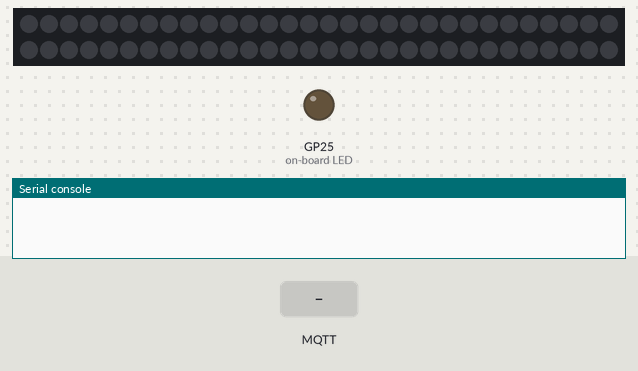
Bench run of a program on a simulated Raspberry Pi Pico running MicroPython. Shown: 60 RGB LEDs in strip order, left to right, continuing on the next row, output pins drawn as LEDs (lit = HIGH), the last lines printed to the serial console. Dashed ring = blinking. The test bench sets the inputs (shaded band). No MQTT or app messages arrive unless stated.

Above: at 1.2 s.
1.3 s: MQTT message "1" arrives on the first subscribed topic
At 1.76 s:
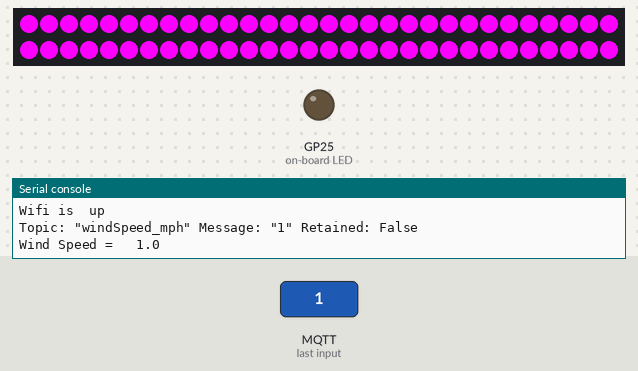
At 2.4 s:
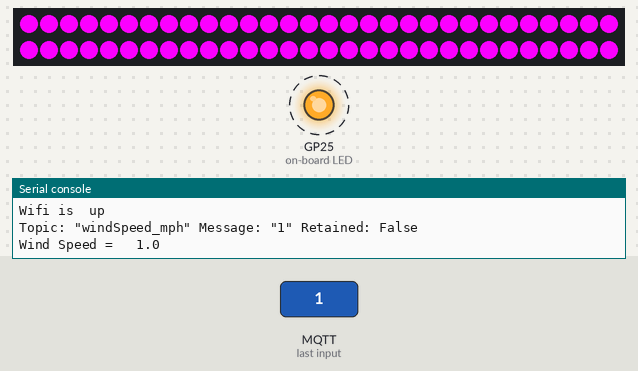
4.3 s: MQTT message "0" arrives on the first subscribed topic
At 5.7 s:
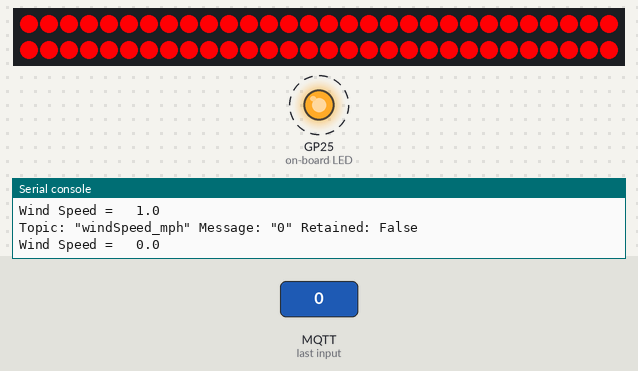
Timing chart, 0 to 14.8 s (numbered marks = the images above; inputs shaded):
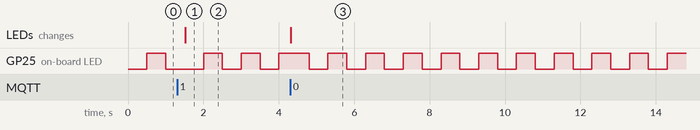

The program:

MQTT_Plasma_Stick_2040W.py
```python
import plasma
from plasma import plasma_stick
import machine
import time
from mqtt_as import MQTTClient, config
from config import wifi_led, blue_led  # Local definitions
import uasyncio as asyncio
from time import sleep


# Set how many LEDs you have
NUM_LEDS = 60

BRIGHTNESS = 1.0

MQTT_Topic = "windSpeed_mph" #Edit for Your Own Feed

# The range of readings that we want to map to colours

MIN = 0
MAX = 6

# pick what bits of the colour wheel to use (from 0-360°)
# https://www.cssscript.com/demo/hsv-hsl-color-wheel-picker-reinvented/

HUE_START = 0  # blue
HUE_END = 359  # red

# WS2812 / NeoPixel™ LEDs  - Note - Order may need editing accoring to your LED - ie GRB, RGB etc
led_strip = plasma.WS2812(NUM_LEDS, 0, 0, plasma_stick.DAT, color_order=plasma.COLOR_ORDER_RGB)

# Start updating the LED strip
led_strip.start()


# Subscribes to MQTT Topic and Sets Lights

def sub_cb(topic, msg, retained):
    print(f'Topic: "{topic.decode()}" Message: "{msg.decode()}" Retained: {retained}')

    mqttdata = float(msg)
    print("Wind Speed =  ", mqttdata)


    # calculates a colour
    hue = HUE_START + ((mqttdata - MAX) * (HUE_END - HUE_START) / (MIN - MAX))

    # set the leds
    for i in range(NUM_LEDS):
        led_strip.set_hsv(i, hue / 360, 1.0, BRIGHTNESS)

    time.sleep(0.5)

# Demonstrate scheduler is operational.
async def heartbeat():
    s = True
    while True:
        await asyncio.sleep_ms(500)
        blue_led(s)
        s = not s

async def wifi_han(state):
    wifi_led(not state)
    print('Wifi is ', 'up' if state else 'down')
    await asyncio.sleep(1)

# If you connect with clean_session True, must re-subscribe (MQTT spec 3.1.2.4)
async def conn_han(client):
    await client.subscribe(MQTT_Topic, 1)

async def main(client):
    try:
        await client.connect()
    except OSError:
        print('Connection failed.')
        machine.reset()
        return
    n = 0
    while True:
        await asyncio.sleep(5)
       # print('publish', n)
        # If WiFi is down the following will pause for the duration.
        #await client.publish('result', '{} {}'.format(n, client.REPUB_COUNT), qos = 1)
        n += 1

# Define configuration
config['subs_cb'] = sub_cb
config['wifi_coro'] = wifi_han
config['connect_coro'] = conn_han
config['clean'] = True

# Set up client
MQTTClient.DEBUG = True  # Optional
client = MQTTClient(config)

asyncio.create_task(heartbeat())


try:
    asyncio.run(main(client))


finally:
    client.close()  # Prevent LmacRxBlk:1 errors
    asyncio.new_event_loop()
```

config.py
```python
# config.py Local configuration for mqtt_as demo programs.
from sys import platform, implementation
from mqtt_as import config

config['server'] = 'mqtt.cetools.org'  # Change to suit
#  config['server'] = 'test.mosquitto.org'

config ['port'] = 1884
config['user'] =''
config ['password'] =''


config['ssid'] = ''
config['wifi_pw'] = ''

# For demos ensure same calling convention for LED's on all platforms.
# ESP8266 Feather Huzzah reference board has active low LED's on pins 0 and 2.
# ESP32 is assumed to have user supplied active low LED's on same pins.
# Call with blue_led(True) to light

if platform == 'esp8266' or platform == 'esp32':
    from machine import Pin
    def ledfunc(pin):
        pin = pin
        def func(v):
            pin(not v)  # Active low on ESP8266
        return func
    wifi_led = ledfunc(Pin(0, Pin.OUT, value = 0))  # Red LED for WiFi fail/not ready yet
    blue_led = ledfunc(Pin(2, Pin.OUT, value = 1))  # Message received
elif platform == 'pyboard':
    from pyb import LED
    def ledfunc(led, init):
        led = led
        led.on() if init else led.off()
        def func(v):
            led.on() if v else led.off()
        return func
    wifi_led = ledfunc(LED(1), 1)
    blue_led = ledfunc(LED(3), 0)
elif platform == 'rp2':
    from machine import Pin
    def ledfunc(pin):
        pin = pin
        def func(v):
            pin(v)
        return func
    wifi_led = lambda _ : None  # Only one LED
    LED = 'LED' if 'Pico W' in implementation._machine else 25
    blue_led = ledfunc(Pin(LED, Pin.OUT, value = 0))  # Message received
else:  # Assume no LEDs
    wifi_led = lambda _ : None
    blue_led = wifi_led
```

Measured:
- after the input at 1.3 s, the LEDs: change after 0.22 s (image 1)
- after the input at 4.3 s, the LEDs: change at once (image 3)
- by itself, GP25 (on-board LED): alternates HIGH for 0.50 s and LOW for 0.50 s
